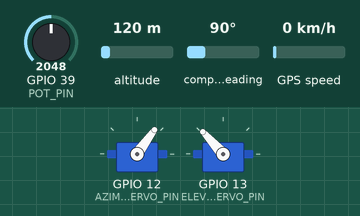
This sketch was run on a simulated ESP32. On the bench: 2 × servo. Wiring (inferred from the names in the program): QMC5883L compass at I2C address 0x0D. Inputs (shaded band) come from the test bench; at power-on: compass heading 90°, GPIO 39 (POT_PIN) = 2048, altitude 120 m, GPS speed 0 km/h. WiFi joins after 1.5 s; servers stay silent unless stated; the GPS gets a fix after 3 s at 37.7749, -122.4194 with 8 satellites; what the sketch prints to the serial monitor is not drawn.

Above: at 4.7 s.
4.8 s: compass heading set to 37°
8.9 s: compass heading set to 30°
At 10.1 s:
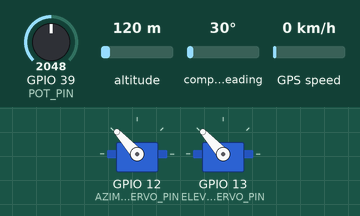
10.4 s: GPIO 39 (POT_PIN) set to 1228
At 11.0 s:
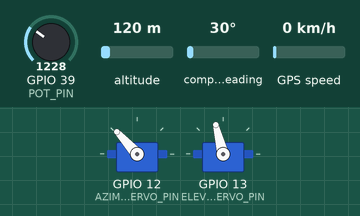
11.9 s: GPIO 39 (POT_PIN) set to 960
At 12.7 s:
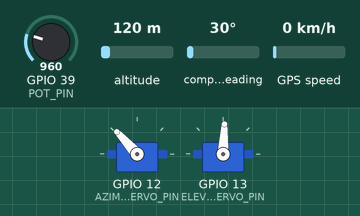
13.4 s: compass heading set to 90°
At 14.0 s:
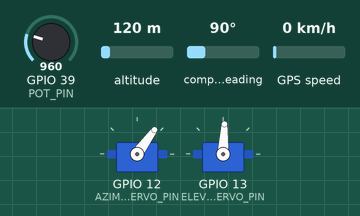
14.9 s: GPIO 39 (POT_PIN) set to 122
At 16.0 s:
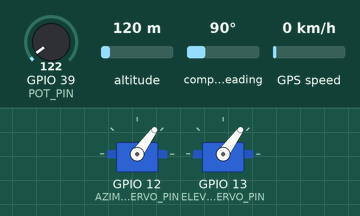
Timing chart, 0 to 17.4 s (numbered marks = the images above; inputs shaded):
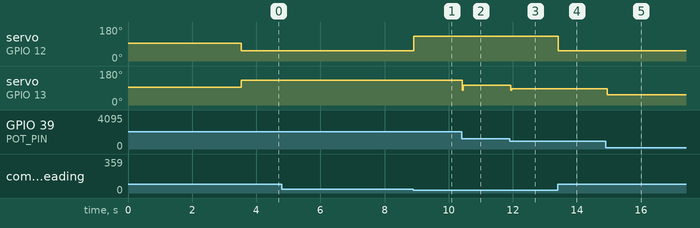

The sketch:

Main.ino
```cpp
#include <Wire.h>
#include <TinyGPS++.h>
#include <SPI.h>
#include <ESP32Servo.h>
#include <WebServer.h>
#include <WiFi.h>
#include <WiFiUdp.h>
#include <HardwareSerial.h>

/*
  WARNING NOTE:

  THIS CODE WAS WRITTEN FOR USE WITH THE M10Q-250 GPS MODULE, NOT THE BN-880. CHECK WHICH IS ATTACHED BEFORE UPLOADING.
*/

#define AZIMUTH_SERVO_PIN 12
#define ELEVATION_SERVO_PIN 13 // NOTE: THIS MIGHT NEED TO BE SWAPPED WITH AZIMUTH (we forgot which one was which)
#define UDP_TX_PACKET_MAX_SIZE 64 // this might need to be 255?
#define SDA_PIN 23
#define SCL_PIN 22
#define POT_PIN 39
#define I2C_ADDR 0x0D
#define GPS_BAUD_RATE 115200

// these values are found with the servo tester
#define AZIMUTH_MID_PWM 1431 //Azumith (>1437 clockwise, 1426<=stop<=1437)
#define ELEVATOR_MID_PWM 1533 //Elevator (>1542 angle down, 1524<=stop=<1542)

// these values calibrated at the la quinta inn in maryland on 6/25/2024, using the calibration script within the antenna tracker repo
// #define X_OFFSET -140
// #define Y_OFFSET -47

// these values calibrated at the TUAS lab on 6/14/2025, using the calibration script within the antenna tracker repo
// #define X_OFFSET -300
// #define Y_OFFSET 3
// #define X_SCALE 1
// #define Y_SCALE 1

#define X_OFFSET -246.28
#define Y_OFFSET -26.16
#define X_SCALE 0.992223
#define Y_SCALE 1.007900

const double pi = 3.14159265359;

//set up to connect to an existing network (e.g. mobile hotspot from laptop that will run the python code)
const char* ssid = "INNOUT";
const char* password = "animalfries";
IPAddress local_IP(192, 168, 1, 36);
IPAddress gateway(192, 168, 1, 1);
IPAddress subnet(255, 255, 255, 0);
IPAddress primaryDNS(8, 8, 8, 8);
IPAddress secondaryDNS(8, 8, 4, 4);

// Buffer to hold incoming packet, expecting "lat,lon,altitude" (in meters), default to top of Geisel
char packetBuffer[UDP_TX_PACKET_MAX_SIZE] = "32.88114,-117.23758,150";

WiFiUDP Udp;
unsigned int localUdpPort = 4000;  //  port to listen on

TinyGPSPlus gpsStation;

Servo azimuthServo;
const uint16_t azimuth_servo_min_pwm = 1100; // spin fast
const uint16_t azimuth_servo_max_pwm = 1900; // spin fast but the other way

Servo elevationServo;
const uint16_t elevation_servo_min_pwm = 1000; // up
const uint16_t elevation_servo_max_pwm = 1920; // horizon

// Filter cutoff frequency in Hz
const double headingCutoff = 5;
const double latCutoff = 0.05;
const double longCutoff = 0.05;
const double altCutoff = 0.05;

// Main loop target frequency in Hz
const double frequency = 100;

// Controller gains
const double pGain_azimuth = 6;
const double iGain_azimuth = 0;
const double dGain_azimuth = 0;

const double pGain_elevation = 10;
const double iGain_elevation = 0;
const double dGain_elevation = 0.05;

// For timing the main loop
uint32_t previousMillis;

// WGS84 - (World Geodetic System) is a standard that defines a geodetic datum for Earth. Functions that input this assume the reference ellipsoid defined by WGS84.
struct WGS84 {
  double lat; //Lattitude in radians
  double lon; //Longitude in radians
  double alt; //Altitude in meters
};

// ECEF - Earth Centered, Earth Fixed coordinate system. 0,0,0 is the center of the Earth.
struct ECEF {
  double x; //Meters in the plane of the equator in the direction of the prime meridian
  double y; //Meters in the plane of the equator in the direction of 90 degrees East
  double z; //Meters in the direction of the North pole
};

// ENU - East, North, Up coordinate system. Used to show an offset from a certain location on the Earth, usually a ground station.
struct ENU {
  double e; //Meters East from reference location
  double n; //Meters North from reference location
  double u; //Meters Up from reference location
};

// Converts a lattitude, longitude and altitude to ECEF coordinates using the WGS84 Ellipsoid
ECEF WGS84toECEF(WGS84 wgs84) {
  double a = 6378137;  //Earth semi-major axis in meters
  double b = 6356752;  //Earth semi-minor axis in meters
  double e2 = 1 - (b*b)/(a*a);
  ECEF ecef;
  ecef.x = (wgs84.alt + a/(sqrt(1-e2*sin(wgs84.lat)*sin(wgs84.lat))))*cos(wgs84.lat)*cos(wgs84.lon);
  ecef.y = (wgs84.alt + a/(sqrt(1-e2*sin(wgs84.lat)*sin(wgs84.lat))))*cos(wgs84.lat)*sin(wgs84.lon);
  ecef.z = (wgs84.alt + (1-e2)*a/(sqrt(1-e2*sin(wgs84.lat)*sin(wgs84.lat))))*sin(wgs84.lat);
  return ecef;
}

// Converts two sets of ECEF coordinates to an ENU offset from the perspective of the given lattitude and longitude
ENU ECEFtoENU(WGS84 ground, ECEF station, ECEF aircraft) {
  ECEF delta;
  delta.x = aircraft.x - station.x;
  delta.y = aircraft.y - station.y;
  delta.z = aircraft.z - station.z;
  ENU enu;
  enu.e = (delta.x)*(-sin(ground.lon)) + (delta.y)*(cos(ground.lon));
  enu.n = (delta.x)*(-sin(ground.lat)*cos(ground.lon)) + (delta.y)*(-sin(ground.lat)*sin(ground.lon)) + (delta.z)*(cos(ground.lat));
  enu.u = (delta.x)*(cos(ground.lat)*cos(ground.lon)) + (delta.y)*(cos(ground.lat)*sin(ground.lon)) + (delta.z)*(sin(ground.lat));
  return enu;
}

// PID controller
double PIDcontroller_azimuth(double state, double setPoint) {
    // Calculate error in terms of shortest path to setpoint
    double errorDegrees = -(fmod(state - setPoint + 540, 360) - 180);

    double proportional;
    static double integral;
    double derivative;
    static double previousError;

    proportional = errorDegrees;
    integral = integral + (errorDegrees / frequency);
    derivative = (errorDegrees - previousError) * frequency;
    previousError = errorDegrees;

    Serial.print("Azimuth error:");
    Serial.print(errorDegrees, 1);
    Serial.print("P:");
    Serial.print(pGain_azimuth*proportional, 1);
    Serial.print("  I:");
    Serial.print(iGain_azimuth*integral, 1);
    Serial.print("  D:");
    Serial.print(dGain_azimuth*derivative, 1);
    Serial.print("  ");

    double controllerOutput = pGain_azimuth*proportional + iGain_azimuth*integral + dGain_azimuth*derivative;
    return controllerOutput;
}


double PIDcontroller_elevation(double state, double setPoint) {
    // Calculate error in terms of shortest path to setpoint
    double errorDegrees = fmod(state - setPoint + 540, 360) - 180;

    double proportional;
    static double integral;
    double derivative;
    static double previousError;

    proportional = errorDegrees;
    integral = integral + (errorDegrees / frequency);
    derivative = (errorDegrees - previousError) * frequency;
    previousError = errorDegrees;

    // Serial.print("Elevetor error:");
    // Serial.print(errorDegrees, 1);
    // Serial.print("P:");
    // Serial.print(pGain_elevation*proportional, 1);
    // Serial.print("  I:");
    // Serial.print(iGain_elevation*integral, 1);
    // Serial.print("  D:");
    // Serial.print(dGain_elevation*derivative, 1);
    // Serial.print("  ");

    double controllerOutput = pGain_elevation*proportional + iGain_elevation*integral + dGain_elevation*derivative;
    return controllerOutput;
}

void updateFilteredGPS(WGS84& station, WGS84& station_filtered) {
  static const double latSmoothingFactor = latCutoff * 2*M_PI / frequency
                             / (1 + latCutoff * 2*M_PI / frequency);
  static const double longSmoothingFactor = longCutoff * 2*M_PI / frequency
                             / (1 + longCutoff * 2*M_PI / frequency);
  static const double altSmoothingFactor = altCutoff * 2*M_PI / frequency
                             / (1 + altCutoff * 2*M_PI / frequency);

  static bool inited = false;

  if (!inited &&
    station.lat != 0.0 &&
    station.lon != 0.0 &&
    station.alt != 0.0)
  {
    station_filtered = station;
    inited = true;
    return;
  }

  if (!inited){
    station_filtered.lat = station.lat;
    station_filtered.lon = station.lon;
    station_filtered.alt = station.alt;
  }

  station_filtered.lat += latSmoothingFactor * (station.lat - station_filtered.lat);
  station_filtered.lon += longSmoothingFactor * (station.lon - station_filtered.lon);
  station_filtered.alt += altSmoothingFactor * (station.alt - station_filtered.alt);
}

/*
  Initializes the QMC5883L magnetometer and returns -1 if an error occurred, 0 otherwise.
*/
int qmc5883lInit() {
  // Reset magnetometer
  Wire.beginTransmission(I2C_ADDR);
  Wire.write(0x0A);
  Wire.write(0b10000000); // Set soft reset bit
  Wire.endTransmission();

  // Configure set/reset period (I have no idea what this does tbh but it's in the datasheet)
  Wire.beginTransmission(I2C_ADDR);
  Wire.write(0x0B);
  Wire.write(0x01);
  Wire.endTransmission();

  // Set config settings
  Wire.beginTransmission(I2C_ADDR);
  Wire.write(0x09);
  Wire.write(0b00011101); // Config register 1: continuous mode, output data rate of 200Hz, 8G scale, over sample ratio of 64
  Wire.endTransmission();

  // Basic I2C test
  Wire.beginTransmission(I2C_ADDR);
  Wire.write(0x0D);
  Wire.endTransmission();

  uint8_t chipID = 0;
  int numBytes = Wire.requestFrom(I2C_ADDR, 1);
  if (numBytes) {
    Wire.readBytes(&chipID, numBytes);
    Serial.printf("Received chip ID: %02X (expected 0xFF)\n", chipID);
  } else {
    Serial.println("ERROR: COULD NOT VERIFY CHIP ID");
  }

  if (chipID != 0xFF) {
    return -1;
  }

  return 0;
}

/*
  Waits for the QMC5883L DRDY bit to be set, then reads X, Y, and Z data from the magnetometer into the given int16_t pointers.
  Returns -1 if an error occurred in transmission and 0 otherwise.
*/
int qmc5883lGetData(int16_t* x, int16_t* y, int16_t* z) {
  // wait for DRDY bit to be set
  uint8_t status = 0;
  while (!(status & 0b00000001)) {
    Wire.beginTransmission(I2C_ADDR);
    Wire.write(0x06);
    Wire.endTransmission();

    int statusBytesReceived = Wire.requestFrom(I2C_ADDR, 1);
    if (statusBytesReceived) {
      Wire.readBytes(&status, 1);
    } else {
      Serial.println("I2C ERROR");
    }
  }

  // Data is ready, read fresh mag values
  Wire.beginTransmission(I2C_ADDR);
  Wire.write(0x00);
  Wire.endTransmission();

  uint8_t magData[6] = {0};
  int bytesReceived = Wire.requestFrom(I2C_ADDR, 6);
  if (bytesReceived) {
    Wire.readBytes(magData, 6);
    *x = (magData[1] << 8) | magData[0];
    *y = (magData[3] << 8) | magData[2];
    *z = (magData[5] << 8) | magData[4];
    return 0;
  } else {
    Serial.println("ERROR: no data received");
    return -1;
  }
}

void setup() {
  //Begin serial connection to computer
  Serial.begin(115200);

  // Begin serial connection to GPS
  Serial1.begin(GPS_BAUD_RATE, SERIAL_8N1, 16, 17);

  delay(1000);


  // Initialize wifi connection to INNOUT router
  WiFi.begin(ssid,password);

  // Wait for connection
  Serial.print("Connecting to WiFi...");
  while (WiFi.status() != WL_CONNECTED) {
    delay(500);
    Serial.print(".");
  }
  Serial.println("Connected!");
  Udp.begin(localUdpPort);
  Serial.printf("Now listening at IP %s, UDP port %d\n", WiFi.localIP().toString().c_str(), localUdpPort);

  // Start I2C on corresponding Huzzah32 SDA/SCL pins
  Wire.begin(SDA_PIN, SCL_PIN);

  int magstatus = -1;
  while (magstatus != 0) {
    magstatus = qmc5883lInit();
  }

  azimuthServo.attach(AZIMUTH_SERVO_PIN);
  elevationServo.attach(ELEVATION_SERVO_PIN);

  // Stop spinning the azimuth servo and set the elevation servo to 45ish degrees
  azimuthServo.writeMicroseconds(1500);
  elevationServo.writeMicroseconds(1500);

  // Give time to read debug serial messages
  Serial.println("Setup complete");
  delay(1000);
}

void loop() {
  uint32_t currentMillis = millis();

  if (currentMillis - previousMillis >= 1000 / frequency) {
    previousMillis = currentMillis;

    // Feed characters to the gps object
    while (Serial1.available() > 0) {
      gpsStation.encode(Serial1.read());
    }

    // Calculate current elevation
    int adcValue = analogRead(POT_PIN); // Read raw value (0-4095)
    double elevation = ((double)adcValue-1104)*(90.0/(2510-1104)); //1104 = 0 deg (min), 2510 = 90 deg (max)
    Serial.print("  Elevation:");
    Serial.print(elevation);

    // Update station state
    WGS84 station;
    station.lat = gpsStation.location.lat() * pi/180;
    station.lon = gpsStation.location.lng() * pi/180;
    station.alt = gpsStation.altitude.meters();

    //Low pass filter for station coordinates
    static WGS84 station_filtered;
    updateFilteredGPS(station, station_filtered);

    // static const double latSmoothingFactor = latCutoff * 2 * pi / frequency / (1 + 2 * pi * latCutoff / frequency);
    // static const double longSmoothingFactor = longCutoff * 2 * pi / frequency / (1 + 2 * pi * longCutoff / frequency);
    // static const double altSmoothingFactor = altCutoff * 2 * pi / frequency / (1 + 2 * pi * altCutoff / frequency);

    // static double station_filteredlat = station.lat;
    // static double station_filteredlon = station.lon;
    // static double station_filteredalt = station.alt;

    // station_filteredlat = station_filteredlat + latSmoothingFactor * (station.lat - station_filteredlat);
    // station_filteredlon = station_filteredlon + longSmoothingFactor * (station.lon - station_filteredlon);
    // station_filteredalt = station_filteredalt + altSmoothingFactor * (station.alt - station_filteredalt);

    // static WGS84 station_filtered;
    // station_filtered.lat = station_filteredlat;
    // station_filtered.lon = station_filteredlon;
    // station_filtered.alt = station_filteredalt;

    //EBU lab coordinates
    // station.lat = 32.882047 * pi/180;
    // station.lon = -117.235520 * pi/180;
    // station.alt = 128.10;

    //competition site coordinates
    // station.lat = 38.316016 * pi/180;
    // station.lon = -76.54860 * pi/180;
    // station.alt = 8.05;


    // Write new packets to packetBuffer
    uint16_t packetSize = Udp.parsePacket();
    if (packetSize) {
      // Udp.read(packetBuffer, UDP_TX_PACKET_MAX_SIZE);

      int bytesRead = Udp.read(packetBuffer, UDP_TX_PACKET_MAX_SIZE - 1);
      packetBuffer[bytesRead] = '\0';

      Serial.print("Bytes read: ");
      Serial.println(bytesRead);
    }

    Serial.print("Packet received: ");
    Serial.println(packetBuffer);

    // Update aircraft state
    WGS84 aircraft;
    char packetParse[UDP_TX_PACKET_MAX_SIZE];
    strcpy(packetParse, packetBuffer);
    char *token;
    token = strtok(packetParse, ",");
    aircraft.lat = String(token).toDouble() * pi / 180;
    token = strtok(NULL, ",");
    aircraft.lon = String(token).toDouble() * pi / 180;
    token = strtok(NULL, ",");
    aircraft.alt = String(token).toDouble();

    // Calculate ENU offset from station to aircraft
    ENU enu = ECEFtoENU(station, WGS84toECEF(station_filtered), WGS84toECEF(aircraft));

    // Get mag data
    int16_t magXVal = 0;
    int16_t magYVal = 0;
    int16_t magZVal = 0;
    int status = qmc5883lGetData(&magXVal, &magYVal, &magZVal);
    if (status != 0) {
      Serial.println("ERROR: MAGNETOMETER DATA NOT RECEIVED");
    } else {
      double heading = -atan2((magYVal - Y_OFFSET)*Y_SCALE, (magXVal - X_OFFSET)*X_SCALE) * 180/pi; // Accounting for board orientation
      double declination = -10.9333; // For Maryland, need to implement adjustments for other locations
      heading += declination;
      // heading += 18.0;

      if (heading<-180){
        heading = 360 - abs(heading);
      }else if (heading>180){
        heading = -360 + abs(heading);
      }

      // Single-pole IIR low-pass filter
      static const double headingSmoothingFactor = headingCutoff * 2 * pi / frequency / (1 + 2 * pi * headingCutoff / frequency);
      static double headingFiltered = heading;
      headingFiltered = headingFiltered + headingSmoothingFactor * (heading - headingFiltered);

      // Calculate desired azimuth and elevation
      double azimuthSetpoint = atan2(enu.e, enu.n) * 180/pi;
      double elevationSetpoint = constrain(atan2(enu.u, sqrt(enu.e*enu.e + enu.n*enu.n)) * 180/pi, 0, 90);

      // Calculate PWM values to write to servos
      double controllerOutput_azimuth = PIDcontroller_azimuth(heading, azimuthSetpoint);
      double azimuthCommand = constrain(AZIMUTH_MID_PWM + controllerOutput_azimuth, azimuth_servo_min_pwm, azimuth_servo_max_pwm);
      double controllerOutput_elevation = PIDcontroller_elevation(elevation, elevationSetpoint);
      double elevationCommand = constrain(ELEVATOR_MID_PWM + controllerOutput_elevation, azimuth_servo_min_pwm, azimuth_servo_max_pwm);

      azimuthServo.writeMicroseconds(azimuthCommand);
      elevationServo.writeMicroseconds(elevationCommand);
      Serial.println("azimuth servo target: " + String(azimuthCommand));
      Serial.println("elevation servo target: " + String(elevationCommand));

      // Time the main loop
      static uint32_t tic;
      uint32_t toc = millis();
      uint16_t time = toc - tic;
      tic = millis();

      Serial.print("  Aircraft: ");
      Serial.print(aircraft.lat * 180 / pi, 6);
      Serial.print(", ");
      Serial.print(aircraft.lon * 180 / pi, 6);
      Serial.print(", ");
      Serial.print(aircraft.alt, 2);
      Serial.print("  Station: ");
      Serial.print(station.lat * 180 / pi, 6);
      Serial.print(", ");
      Serial.print(station.lon * 180 / pi, 6);
      Serial.print(", ");
      Serial.print(station.alt, 2);

      Serial.print("  Station Filtered: ");
      Serial.print(station_filtered.lat * 180 / pi, 6);
      Serial.print(", ");
      Serial.print(station_filtered.lon * 180 / pi, 6);
      Serial.print(", ");
      Serial.print(station_filtered.alt, 2);

      Serial.print("  ElevationSet:");
      Serial.print(elevationSetpoint, 2);
      Serial.print("  AzimuthSet:");
      Serial.print(azimuthSetpoint, 2);
      Serial.print("  Heading:");
      Serial.print(heading, 2);
      Serial.print("  HeadingFiltered:");
      Serial.print(headingFiltered, 2);
      Serial.print("  Time:");
      Serial.print(time);
      Serial.println();
    }
  }
}
```

Measured:
- the behaviour switches between 34 and 33° on compass heading (found by bisection; images 0 and 1)
- after the input at 4.8 s, every drawn part: stays the same
- after the input at 8.9 s, servo on GPIO 12 (AZIMUTH_SERVO_PIN): 54° → 132° at once
- after the input at 10.4 s, servo on GPIO 13 (ELEVATION_SERVO_PIN): 132° → 104° at once
- after the input at 11.9 s, servo on GPIO 13 (ELEVATION_SERVO_PIN): 104° → 87° at once
- after the input at 13.4 s, servo on GPIO 12 (AZIMUTH_SERVO_PIN): 132° → 54° at once
- after the input at 14.9 s, servo on GPIO 13 (ELEVATION_SERVO_PIN): 87° → 54° at once
